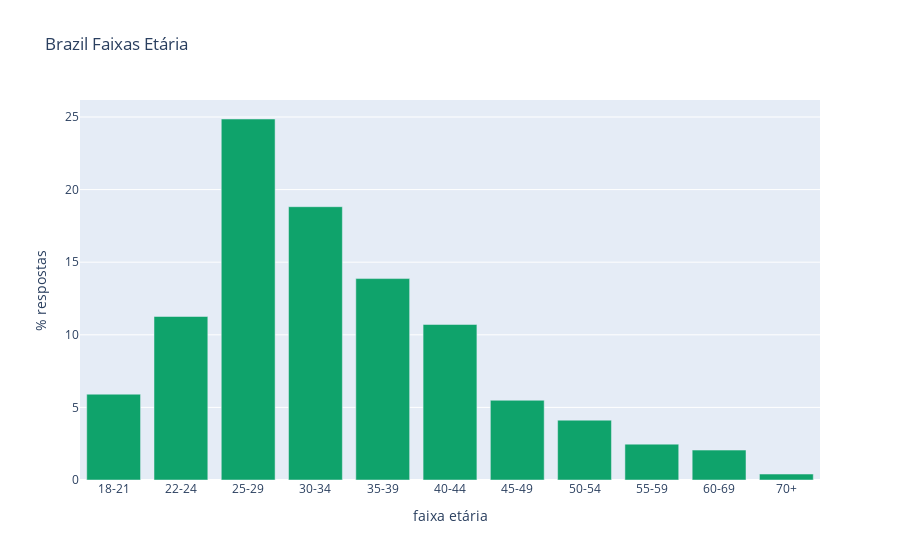

The notebook cell this image was saved under:
### Markdown cell above
More than 60% of people who answered the survey are between 18 - 34 years old. </p>
Interesting to note that people are between 18-21 years old are 5.91% 

Checking with businnes area our students / candidates years old

### Code cell
fig = go.Figure([go.Bar(x= brazil_age['age'], 
                        y=brazil_age['Total per %'],
                       marker = dict(
                         color='#0fa36b'))])
fig.update_layout(title= "Brazil Faixas Etária",
                 yaxis_title='% respostas',
                xaxis_title='faixa etária')
py.offline.iplot(fig, filename='horizontal-bar')

### Figure 1 — Plotly figure (JSON) as saved in the notebook; plotly's stock layout.template omitted (floating-point values rounded to 4 significant figures)
{"data": [{"marker": {"color": "#0fa36b"}, "type": "bar", "x": ["18-21", "22-24", "25-29", "30-34", "35-39", "40-44", "45-49", "50-54", "55-59", "60-69", "70+"], "y": [5.91, 11.26, 24.86, 18.82, 13.87, 10.71, 5.49, 4.12, 2.47, 2.06, 0.41]}], "layout": {"title": {"text": "Brazil Faixas Etária"}, "xaxis": {"title": {"text": "faixa etária"}}, "yaxis": {"title": {"text": "% respostas"}}}}
